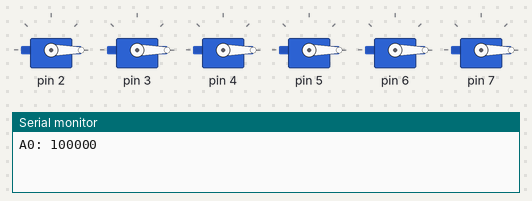
Simulated run of this sketch. Board: Arduino Uno, built with avr-gcc and run on an emulated ATmega328P. Shown: 6 × servo, the last lines printed to the serial monitor.

Above: at 0.05 s.
At 3.15 s:
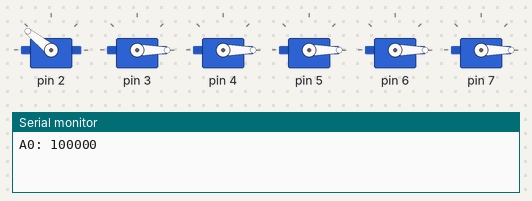
At 6.25 s:
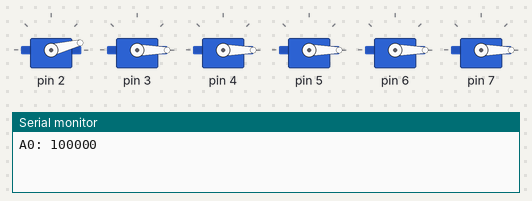
At 13.25 s:
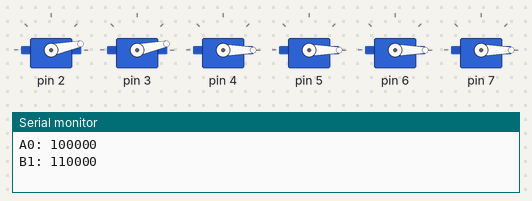
Timing chart, 0 to 18.1 s (numbered marks = the images above):
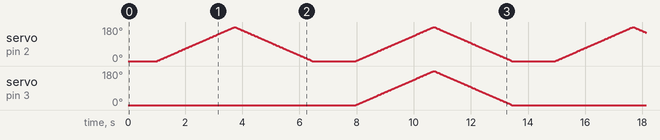

The sketch:

Modified_Uno_Code_for_Servo_Output.ino
```cpp
#include <Arduino.h>
#include <Servo.h>

Servo servos[6];

const char* brailleAlphabet[26] = {
"100000", "110000", "100100", "100110", "100010",
"110100", "110110", "110010", "010100", "010110",
"101000", "111000", "101100", "101110", "101010",
"111100", "111110", "111010", "011100", "011110",
"101001", "111001", "010111", "101101", "101111",
"101011"
};

const char* getBrailleFromAscii(char asciiChar) {
  if (asciiChar >= 'A' && asciiChar <= 'Z') {
    return brailleAlphabet[asciiChar - 'A'];
  }
  else {
    Serial.print("Can't find");
    return "";
  }
}

void setup() {
  Serial.begin(9600);

  for (int i = 0; i < 6; ++i)
  {
    servos[i].attach(i + 2);
    servos[i].write(0);
  }
}

void loop() {
  String text = "AB";
  for (int i = 0; i < text.length(); ++i) {
    char asciiChar = text.charAt(i);
    const char* braille = getBrailleFromAscii(asciiChar);
    Serial.print(text[i]);
    Serial.print(i);
    Serial.print(": ");
    Serial.println(braille);
    delay(1000);

    for (int j = 0; j <= 180; ++j)
    {
      for (int k = 0; k < 6; k++)
      {
        if (braille[k] == '1')
          servos[k].write(j);
      }

      delay(15);
    }

    for (int j = 180; j >= 0; --j)
    {
      for (int k = 0; k < 6; k++)
      {
        if (braille[k] == '1')
          servos[k].write(j);
      }

      delay(15);
    }

    delay(500);
  }
}
```
